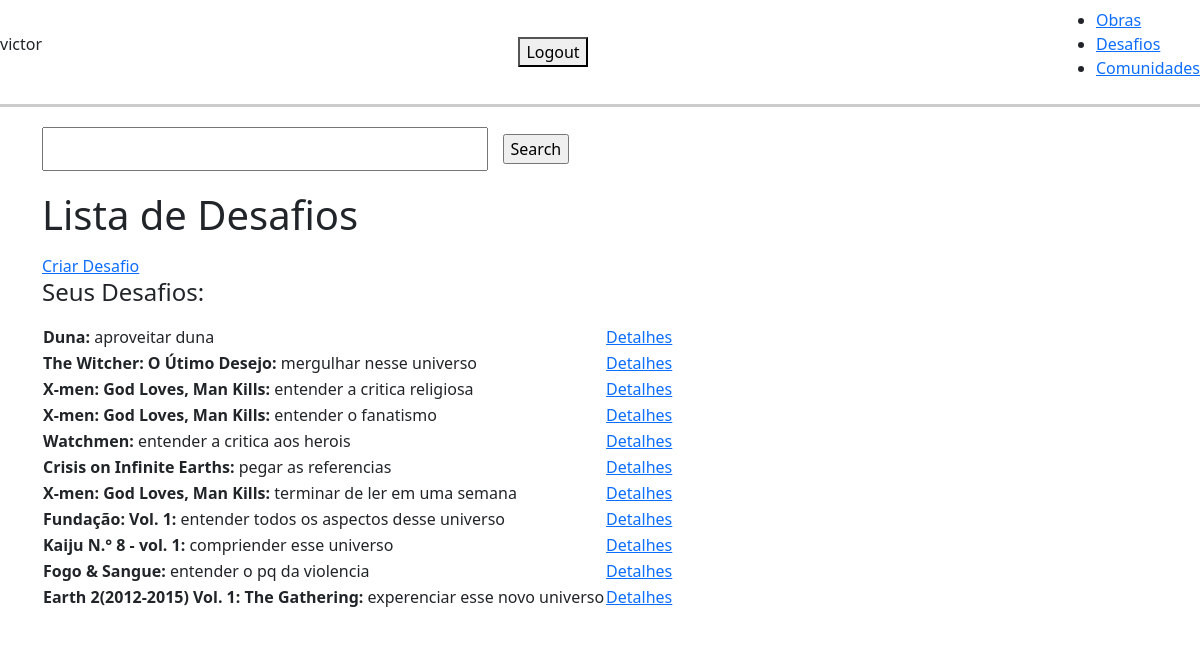
The app's page / (signed in) with its own data.
### base/models.py (models this page shows, shortened)
class Challenge(models.Model):
    book = models.ForeignKey(Work, related_name='challenges', on_delete=models.CASCADE)
    user = models.ForeignKey(User, on_delete=models.CASCADE)
    title = models.CharField(max_length=200, null=True, blank=True)
    description = models.TextField(null=True, blank=True)
    completed = models.BooleanField(default=False)
    created = models.DateTimeField(auto_now_add=True)
    class Meta:
        ordering = ['completed']

class Work(models.Model):
    title = models.CharField(max_length=200, null=True, blank=True)
    author = models.CharField(max_length=200, null=True, blank=True)
    description = models.TextField(null=True, blank=True)
    page_number = models.IntegerField(null=True, blank=True)
    genre = models.CharField(max_length=200, null=True, blank=True)
    kind = models.CharField(max_length=100, blank=True)
    image = models.ImageField(null=True, blank=True)
    class Meta:
        ordering = ['kind']

### base/views/challenge_views.py (the view)
# urls.py: path('', ChallengeList.as_view(), name='challenges'),
class ChallengeList(LoginRequiredMixin, ListView):
    model = Challenge
    context_object_name = 'challenges'
    template_name = 'base/challenge_front/challenge_list.html'
    def get_context_data(self, **kwargs):
        context = super().get_context_data(**kwargs)
        mediator = ChallengeMediator(self.request)
        context.update(mediator.get_combined_context())
        return context

### base/mediators/challengeMediator.py (called while the page is built)
    def get_context_for_challenge_list(self):
        challenges = Challenge.objects.filter(user=self.request.user)
        count = challenges.filter(completed=False).count()
        if self.search_input:
            challenges = challenges.filter(title__startswith=self.search_input)
        return {
            'challenges': challenges,
            'count': count,
            'search_input': self.search_input
        }

    def get_combined_context(self, challenge=None):
        if challenge:
            return self.get_context_for_challenge_detail(challenge)
        else:
            return self.get_context_for_challenge_list()

### base/templates/base/challenge_front/challenge_list.html (shortened to what this page needs)
{% extends 'base/main_list.html' %}
{% block content %}
<h1>Lista de Desafios</h1>
<a href="{% url 'challenge-create' %}">Criar Desafio</a>
<table>
    <tr>
        <h4>Seus Desafios:</h4>
        <th></th>
        <th></th>
    </tr>
    {% for challenge in challenges %}
    <tr>
        <td><strong>{{ challenge.book.title }}:</strong> {{ challenge.title }} </td>
        <td><a href="{% url 'challenge' challenge.id %}">Detalhes</a></td>
    </tr>
    {% empty %}
    <h3>No items in list</h3>
    {% endfor %}
</table>
{% endblock %}

### base/templates/base/navbar.html (shortened to what this page needs)
    {% if request.user.is_authenticated%}
    <p>{{request.user}}</p>
    <form action="{% url 'logout' %}" method="post">
        <button type="submit">Logout</button>
    </form>
    {% else %}
    <a href="{% url 'login' %}">Login</a>
    {% endif %}
    <ul>
        <li><a href="{% url 'works' %}">Obras</a></li>
        <li><a href="{% url 'challenges' %}">Desafios</a></li>
        <li><a href="{% url 'communities' %}">Comunidades</a></li>
    </ul>

### base/templates/base/main_list.html (style rules this page uses)
body { background-color: #4B0082 ; color: #ffffff; margin: 0; padding: 0; }
.content > * { margin-bottom: 15px; }

### records on screen
Challenge: book "Duna", title "aproveitar duna"
Challenge: book "The Witcher: O Útimo Desejo", title "mergulhar nesse universo"
Challenge: book "X-men: God Loves, Man Kills", title "entender a critica religiosa"
Challenge: book "X-men: God Loves, Man Kills", title "entender o fanatismo"
Challenge: book "Watchmen", title "entender a critica aos herois"
Challenge: book "Crisis on Infinite Earths", title "pegar as referencias"
Challenge: book "X-men: God Loves, Man Kills", title "terminar de ler em uma semana"
Challenge: book "Fundação: Vol. 1", title "entender todos os aspectos desse universo"
Challenge: book "Kaiju N.° 8 - vol. 1", title "compriender esse universo"
Challenge: book "Fogo & Sangue", title "entender o pq da violencia"
Challenge: book "Earth 2(2012-2015) Vol. 1: The Gathering", title "experenciar esse novo universo"

### other values on screen
{{ request.user }} "victor"
